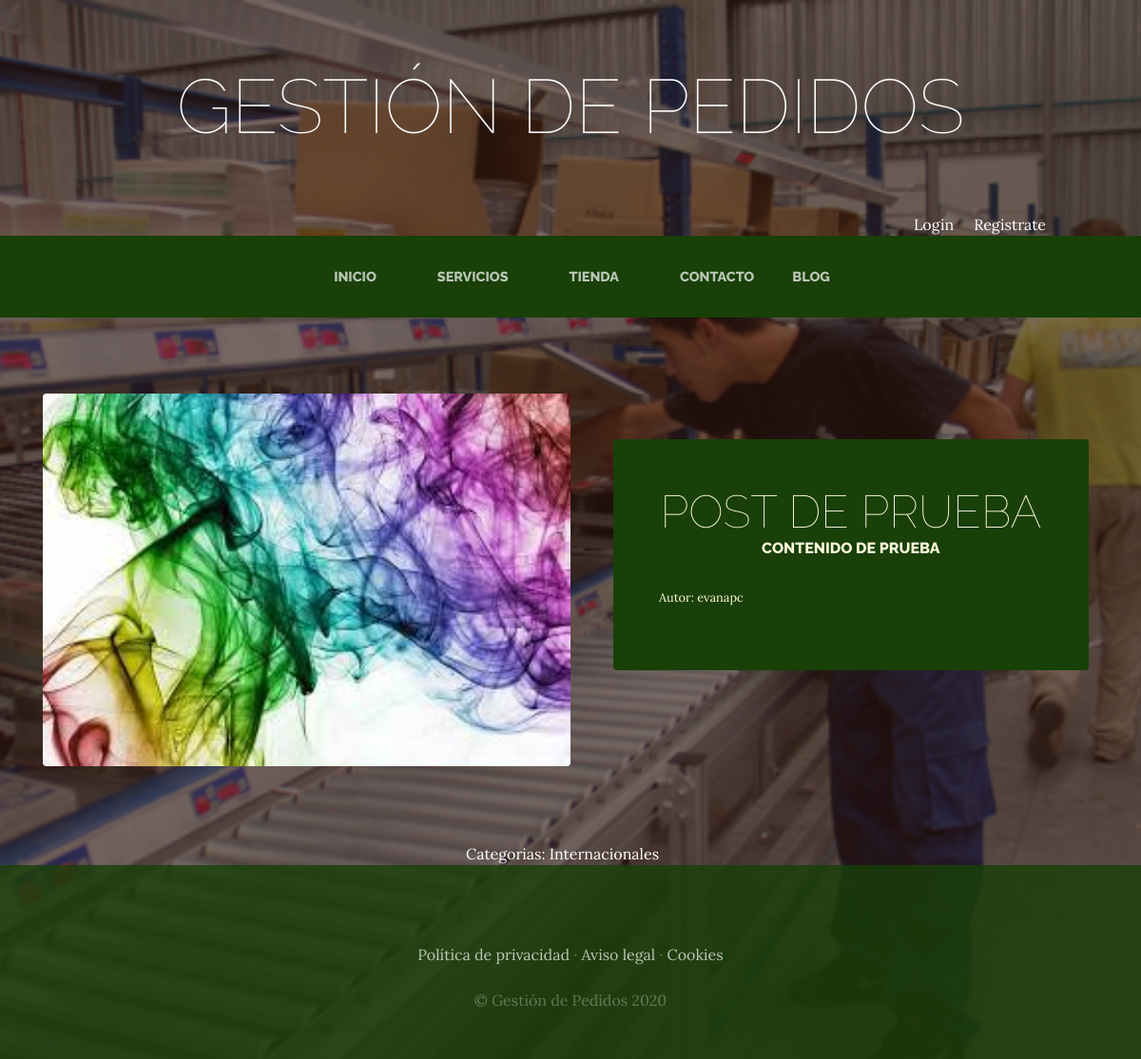
The app's page /blog/categoria/1/ with its own data.
### blog/models.py (models this page shows, shortened)
class Post(models.Model):
    titulo=models.CharField(max_length=50)
    contenido=models.CharField(max_length=50)
    imagen=models.ImageField(upload_to="blog", null=True, blank=True)
    autor=models.ForeignKey(User, on_delete=models.CASCADE)
    categorias=models.ManyToManyField(Categoria)
    created=models.DateTimeField(auto_now_add=True)
    updated=models.DateTimeField(auto_now_add=True)
    class Meta:
        verbose_name='post'
        verbose_name_plural='posts'

class Categoria(models.Model):
    nombre=models.CharField(max_length=50)
    created=models.DateTimeField(auto_now_add=True)
    updated=models.DateTimeField(auto_now_add=True)
    class Meta:
        verbose_name='categoria'
        verbose_name_plural='categorias'

### blog/views.py (the view)
# urls.py: path('categoria/<categoria_id>/' , views.categoria, name="categoria")
def categoria(request, categoria_id):
    categoria=Categoria.objects.get(id=categoria_id)
    posts=Post.objects.filter(categorias=categoria)
    return render(request, "blog/categoria.html", {'categoria':categoria, "posts":posts})

### carro/context_processor.py (called while the page is built)
def importe_total_carro(request):
    total=0
    if request.user.is_authenticated:
        for key, value in request.session['carro'].items():
            total=total+float(value["precio"])
    else:
        total="Debes hacer login"
    return {"importe_total_carro":total}

### blog/templates/blog/categoria.html
{% extends "ProyectoWebApp/base.html" %}
{% load static %}
{% block content %}
{% for post in posts %}
<section class="page-section clearfix">
    <div class="container">
        <div class="intro">
            <img class="intro-img img-fluid mb-3 mb-lg-0 rounded" src="{{post.imagen.url}}" alt="" style="width:50%"
                style="height:300px">
            <div class="intro-text left-0 text-center bg-faded p-5 rounded">
                <h2 class="section-heading mb-4">
                    <span class="section-heading-lower">{{post.titulo}}</span>
                    <span class="section-heading-upper">{{post.contenido}}</span>
                </h2>
                <div style="text-align: left; font-size: 0.8em;">
                    <p>Autor: {{post.autor}}</p>
                </div>
            </div>
        </div>
    </div>
</section>
{% endfor %}
<section>
    <div style="width: 75%; margin: auto; text-align: center; color: white;">
        Categorias:
        {% for post in posts %}
        {% for categoria in post.categorias.all %}
        {{categoria.nombre}} &nbsp;&nbsp;&nbsp;
        {% endfor %}
        {% endfor %}
    </div>
</section>
{% endblock %}

### ProyectoWebApp/static/ProyectoWebApp/css/gestion.css (style rules this page uses)
body { font-family: "Lora"; background: linear-gradient(rgba(47, 23, 15, 0.65), rgba(47, 23, 15, 0.65)), url("../img/bg_main.jpg"); background-attachment: fixed; background-position: center; background-size: cover; }
h1, h2, h3, h4, h5, h6 { font-family: "Raleway"; }
p { line-height: 1.75; }
.page-section { margin-top: 5rem; margin-bottom: 5rem; }
.section-heading { text-transform: uppercase; }
.section-heading .section-heading-upper { display: block; font-size: 1rem; font-weight: 800; padding-bottom: 0.5rem; }
.section-heading .section-heading-lower { display: block; font-size: 3rem; font-weight: 100; }
.bg-faded { background-color: rgba(255, 255, 255, 0.85); }
.intro { position: relative; }
@media (min-width: 992px) { .intro .intro-img { width: 75%; float: left; } }
@media (min-width: 992px) { .intro .intro-text { left: 600; width: 60%; margin-top: 3rem; background-color: rgba(24, 64, 8); color: cornsilk; position: absolute; } }
@media (min-width: 1200px) { .intro .intro-text { width: 45%; } }

### records on screen
Post: imagen (picture), titulo "POST DE PRUEBA", contenido "CONTENIDO DE PRUEBA", autor "evanapc"
Categoria: nombre "Internacionales"
